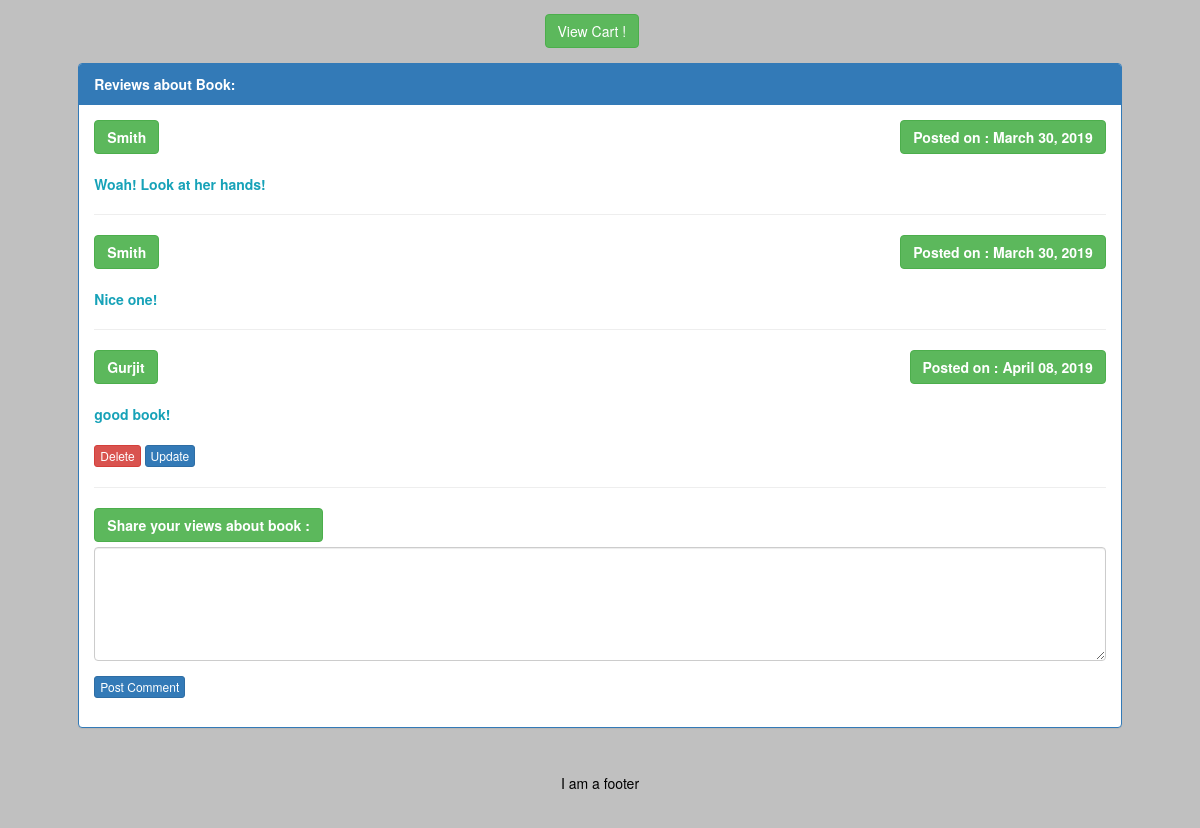
/book?id=1 (signed in, lower part), run on an earlier commit of the app's database.
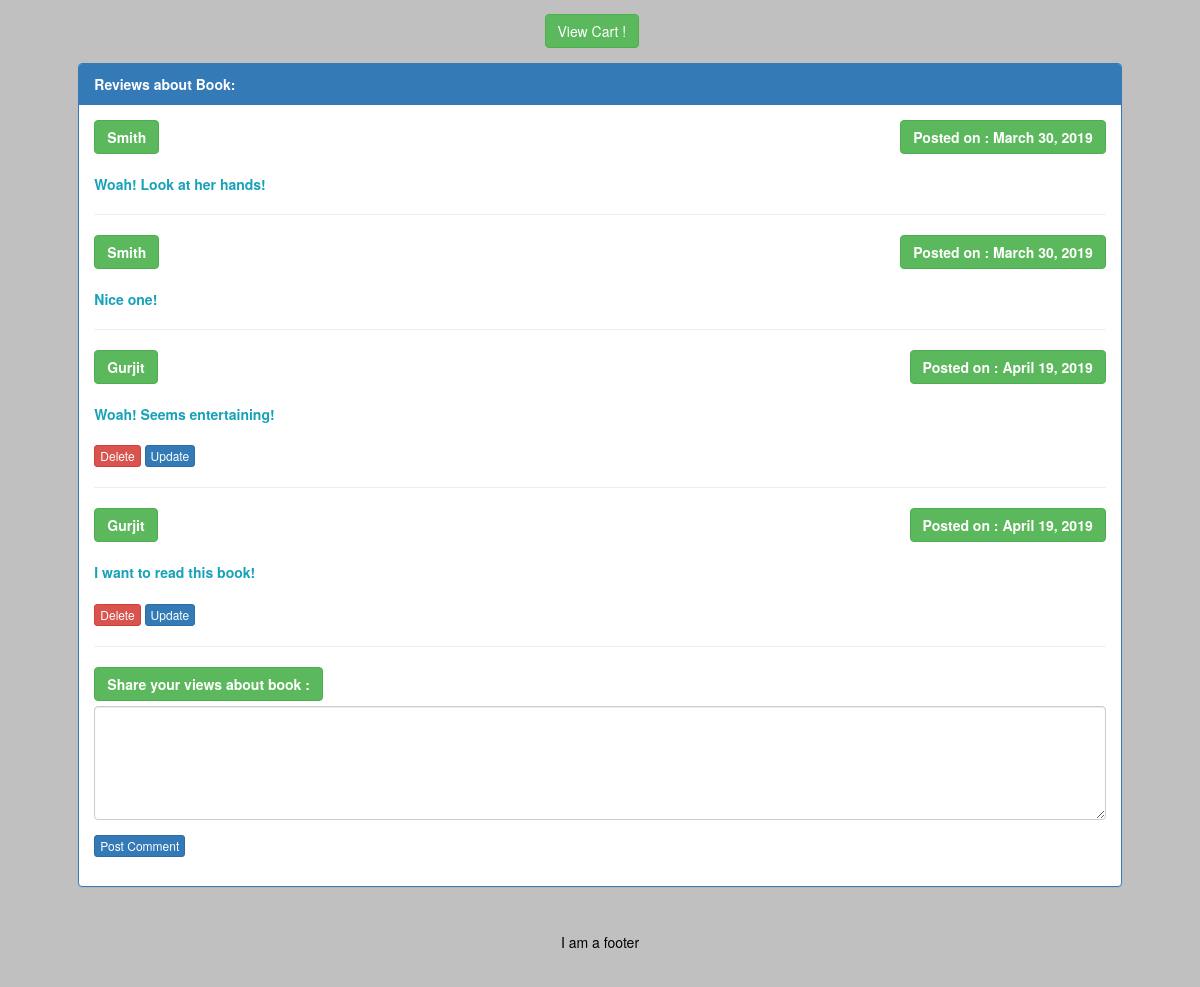
And on a later commit of the database.
### app/models.py (models this page shows, shortened)
class Post(db.Model):
    id = db.Column(db.Integer, primary_key=True)
    body = db.Column(db.String(350))
    timestamp = db.Column(db.DateTime, index=True, default=datetime.utcnow)
    user_id = db.Column(db.Integer, db.ForeignKey('user.id'))
    book_id=db.Column(db.Integer, db.ForeignKey('book.id'))

class User(UserMixin,db.Model):
    id = db.Column(db.Integer, primary_key=True)
    username = db.Column(db.String(64), index=True, unique=True)
    email = db.Column(db.String(120), index=True, unique=True)
    password_hash = db.Column(db.String(128))
    key=db.Column(db.String(130))
    posts = db.relationship('Post', backref='author', lazy='dynamic')

### app/routes.py (the view)
@app.route('/book')
@login_required
def book():
   id=request.args.get('id')
   posts=Post.query.all()
   book=Book.query.filter_by(id=id).first()
   return render_template('book.html',posts=posts,book=book,id=int(id))

### app/models.py (called while the page is built)
@login.user_loader
def load_user(id):
    return User.query.get(int(id))

### app/templates/book.html (shortened to what this page needs)
{% extends "base.html" %}
{% block content %}
 <div class="container">
    <img src="{{book.url}}" style="border:8px solid white;padding:5px" class="rounded mx-auto d-block" class="img-rounded"   alt=book image height=350px" width="300px"><br>
<br><br>
  <form target="paypal" action="https://www.paypal.com/cgi-bin/webscr" method="post" >
    <div style="padding-left:45%"><button class="btn btn-success" type="submit" >View Cart  !</button></div>
    </form>
    <div class ="panel panel-primary" style="margin-left:3%;margin-right:3%">
      <div class="panel-heading" ><b>Reviews about Book:</b></div>
      <div class="panel-body">
        <div class="text-left">
    <p style="text-align:justify">
      {% for post in posts %}
      {% if (post.review.id == id) %}
   <button type="button" class="btn btn-success"><b>{{post.author.username}}</b></button><button type="button" class="btn btn-success" style="float:right"><b>Posted on : {{post.timestamp.strftime("%B %d, %Y")}}</b></button><br><br><span class="text-info"><b>{{post.body}}</b></span><br>
   {%if (current_user.username == post.author.username) %}
   <br>
   <a href="/delete?id={{post.id}}&bookId={{id}}"><button type="button" class="btn btn-danger btn-xs">Delete</button></a>
   <a href="/update?id={{post.id}}&bookId={{id}}" ><button type="button" class="btn btn-primary btn-xs">Update</button></a>
     {% endif %}
     <hr class="style6">
     {% endif %}
   </p>
   {% endfor %}
   <form action="/add?bookId={{id}}" method="POST">
    <div class="form-group">
      <label for="comment">  <button type="button" class="btn btn-success"><b>Share your views about book :</b></button></button></label>
      <textarea class="form-control" rows="5" name="body"></textarea>
    </div>
    <button type="Submit" class="btn btn-primary btn-xs" style="color:white">Post Comment</button>
   </form>
   </div>
  </div>
</div>
{% endblock %}

### app/templates/base.html (shortened to what this page needs)
<html lang="en">
<head>
    <link rel="stylesheet" href="https://stackpath.bootstrapcdn.com/bootstrap/4.3.1/css/bootstrap.min.css">
    <link rel="stylesheet" type="text/css" href="../static/styles/custom.css">
    <link rel="stylesheet" href="https://maxcdn.bootstrapcdn.com/bootstrap/3.4.0/css/bootstrap.min.css">
</head>
<body style="background-color:#C0C0C0; color: black;" >
        {% block content %}{% endblock %}
    <footer class="container-fluid text-center" style="background-color: #C0C0C0;">
        <p> I am a footer </p>
    </footer>
 </body>
</html>

### app/static/styles/custom.css (style rules this page uses)
footer { background-color: #f2f2f2; padding: 25px; }
a:link { text-decoration: none; color: black; }

What changed in the data, as far as the page shows it:
removed Post: author.username "Gurjit", timestamp "April 08, 2019", body "good book!"
added Post: author.username "Gurjit", timestamp "April 19, 2019", body "Woah! Seems entertaining!"
added Post: author.username "Gurjit", timestamp "April 19, 2019", body "I want to read this book!"
